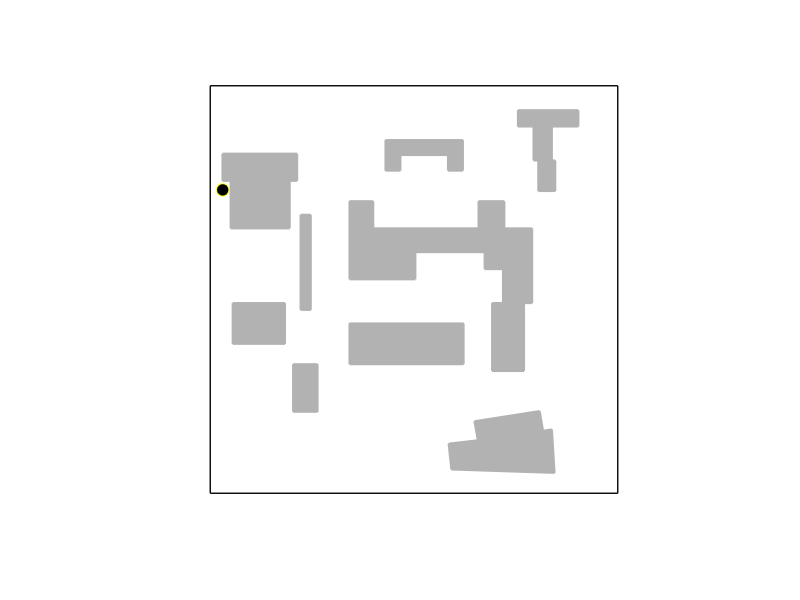

MATLAB code to generate this figure: (Note: this script raises an error after producing the figure.)
%
%=========VisiLibity Demonstration Script=========
%
%This script uses the the MEX-files generated from 
%visibility_polygon.cpp and in_environment.cpp.  Follow 
%the instructions in the respective .cpp files to create
%these MEX-files before running this script. A graphical
%representation of the supplied environment file 
%example1.environment is dislplayed and the user can
%then select points (must be in the environment) with
%the mouse and the visibility polygon of that point will
%be computed and plotted over the environment.
%


%Clear the desk
clear all; close all; clc;
format long;


%Robustness constant
epsilon = 0.000000001;


%Snap distance (distance within which an observer location will be snapped to the
%boundary before the visibility polygon is computed)
snap_distance = 0.05;


%Read environment geometry from file
%environment = read_vertices_from_file('./example1.environment');


% define the environment by hand.
environment = cell(1,10);
environment{1,1} = [0, 0; 9, 0; 9, 9; 0, 9]; % the boundary of the environment, clockwise order
% for all the obstacles, should be counter clockwise order
environment{1,2} = [0.45, 6.9; 0.27, 6.9; 0.27, 7.5; 1.92, 7.5; 1.92, 6.9; 1.755, 6.9; 1.755, 5.85; 0.45, 5.85]; 
environment{1,3} = [0.495, 3.3; 0.495, 4.2; 1.65, 4.2; 1.65, 3.3];
environment{1,4} = [1.995, 6.15; 2.22, 6.15; 2.22, 4.05;  1.995, 4.05];
environment{1,5} = [1.83, 2.85; 2.37, 2.85; 2.37, 1.8; 1.83, 1.8];
environment{1,6} = [3.87, 7.8; 5.58, 7.8; 5.58, 7.125; 5.25, 7.125; 5.25, 7.47; 4.2, 7.47; 4.2, 7.125; 3.87, 7.125];
environment{1,7} = [6.795, 8.46; 8.13, 8.46; 8.13, 8.1; 7.545, 8.1; 7.545, 7.35; 7.62, 7.35; 7.62, 6.675;...
    7.245, 6.675; 7.245, 7.35; 7.14, 7.35; 7.14, 8.1; 6.795, 8.1]; 
environment{1,8} = [3.075, 3.75; 5.595, 3.75; 5.595, 2.85; 3.075, 2.85];
environment{1,9} = [5.265, 1.095; 5.91, 1.17; 5.835, 1.59; 7.275, 1.815; 7.35, 1.38; 7.545, 1.41;...
    7.605, 0.45; 5.325, 0.525]; 
environment{1,10} =[3.075, 6.45; 3.6, 6.45; 3.6, 5.85; 5.925, 5.85; 5.925, 6.45; 6.495,6.45; 6.495, 5.85;...
    7.11, 5.85; 7.11, 4.2; 6.93, 4.2;  6.93, 2.7; 6.225, 2.7; 6.225, 4.2;  6.465, 4.2; 6.465, 4.95; 6.06, 4.95;...
    6.06, 5.325;  4.53, 5.325;  4.53, 4.725; 3.075, 4.725];


%we first calculate the area of the obstacle all the visibility regiion

envi_binary = cell(1,9); 
envi_area = zeros(1,9); 
global All_visi poly_large

%how many times we enlarge the polygon
poly_large = 10; 

for i = 1 : 9 
    %calculate the binary of the environment, 100 times  
    envi_binary{i} = poly2mask(poly_large*[environment{1,i+1}(:,1); environment{1,i+1}(1,1)], ...
        poly_large*[environment{1,i+1}(:,2); environment{1,i+1}(1,2)], 9*poly_large, 9*poly_large); 
    envi_area(1,i) = bwarea(envi_binary{i})/(poly_large^2); 
    
end
sum_envi_area = sum(envi_area); 
All_visi = 9*9-sum_envi_area; 



%Calculate a good plot window (bounding box) based on outer polygon of environment
environment_min_x = min(environment{1}(:,1));
environment_max_x = max(environment{1}(:,1));
environment_min_y = min(environment{1}(:,2));
environment_max_y = max(environment{1}(:,2));
X_MIN = environment_min_x-0.1*(environment_max_x-environment_min_x);
X_MAX = environment_max_x+0.1*(environment_max_x-environment_min_x);
Y_MIN = environment_min_y-0.1*(environment_max_y-environment_min_y);
Y_MAX = environment_max_y+0.1*(environment_max_y-environment_min_y);


%Clear plot and form window with desired properties
clf; set(gcf,'position',[200 500 700 600]); hold on;
axis equal; axis off; axis([X_MIN X_MAX Y_MIN Y_MAX]);


%Plot Environment
patch( environment{1}(:,1) , environment{1}(:,2) , 0.1*ones(1,length(environment{1}(:,1)) ) , ...
       'w' , 'linewidth' , 1.0 );
for i = 2 : size(environment,2)
    patch( environment{i}(:,1) , environment{i}(:,2) , 0.1*ones(1,length(environment{i}(:,1)) ) , ...
           'k' , 'EdgeColor' , [0.7 0.7 0.7] , 'FaceColor' , [0.7 0.7 0.7] , 'linewidth' , 1.5 );
end

% fix the initial setting of sensors' positions
%we need to select 5 from 8 sensors to turn them on
global N M 
N = 10; 
M = 5; %choose five
observer = []; 
V = cell(1,N); 
vis_binary = cell(1,N);
vis_area = zeros(1,N);
pr_sensor = zeros(1,N); 


% % Randomly generate 8 available obaservaers within [0 8.85]*[0  8.85]
% while length(observer)< N
%      ran_x = 9 * rand(1); 
%      ran_y = 9 * rand(1); 
%      if ~in_environment( [ran_x ran_y] , environment , epsilon )    
%      else
%       observer = [observer; ran_x ran_y]; 
%      end
% end



% manually select some good coordinates for the observers to make sure less
% redundant overlapping.
observer = [0.275 6.7; 1.40 5.05; 5.2 7.3; 4.96 5.25; 7.3 0.18; ...
5.0 2.5; 7.368 6.554; 7.534 8.74; 1.5 2.3; 3 5.37];

[~,idx] = sort(observer(:,1)); % sort just the first column
observer = observer(idx,:);   % sort the whole matrix using the sort indices


for i = 1 : N
    %Plot the observers
    %if i ~= 1 &&  i  ~= 2
    plot3( observer(i,1) , observer(i,2) , 0.3 , ...
           'o' , 'Markersize' , 9 , 'MarkerEdgeColor' , 'y' , 'MarkerFaceColor' , 'k' );  
    %end   
    %Compute and plot visibility polygon  
    V{1,i} = visibility_polygon( [observer(i,1) observer(i,2)] , environment , epsilon , snap_distance );
    
    %enlarge the polygon by 100 times, so that we can get more accaurate
    %areas. Actually, the larger the more acturate
    vis_binary{1, i} = poly2mask(poly_large*[V{1,i}(:,1); V{1,i}(1,1)], ...
        poly_large*[V{1,i}(:,2); V{1,i}(1,2)], 9*poly_large,9*poly_large);
    %Note that we need to divided it by 10000 so that we can get the true
    %original area
    vis_area(1, i) = bwarea(vis_binary{1, i})/(poly_large^2);
    
    % each sensor successful turn on rate, the more the sensor can see the
    % larger it will fail. pr_sensor is the survival rate.
    pr_sensor(1, i ) = 1- vis_area(1, i)/(All_visi/2); 
    
   
end   


%the upper bound for tau is Visi_region. 

% set an alpha alpha \in (0, 1] user defined probability threshold.
% alpha can chosen
%alpha = 0.05; 

% the separation for tau
delta = 0.1; 
 
%% CVaR + greedy

% the sampling times for approximating CVaR
n_s = 500; 


 i = 2; 
 for alpha = 0.05 : 0.3 : 1
%alpha = 0.35; 
% CVaR + greedy
[cvar_gre_set, cvar_gre_hvalue, n_sen_dis] = ...
    CVaR_greedy(vis_binary, alpha, delta, pr_sensor, n_s);

figure (i)
plot(n_sen_dis(:,1), n_sen_dis(:,2), 'r+')  

 i = i +1;
 end


%%store alpha and the associated data
%cvar_gre_hvalue_area_prob = [];

% % Collect the cvar + greedy data 
% cvar_gre_hvalue_area_prob = [cvar_gre_hvalue_area_prob; [alpha, cvar_gre_hvalue, ...
%     area_p_dis]]; 

% %cvar+greedy
% figure (5)
% plot(cvar_gre_hvalue_area_prob(:,1), cvar_gre_hvalue_area_prob(:,2), 'r*'); hold on
% 
% figure (6)
% plot(cvar_gre_hvalue_area_prob(:,1), cvar_gre_hvalue_area_prob(:,3), 'bo'); hold on
% 
% figure (7)
% plot(cvar_gre_hvalue_area_prob(:,1), cvar_gre_hvalue_area_prob(:,4), 'm+'); hold on

 %% *** cvar optimal ***
 % the sampling times for approximating CVaR
n_s = 500; 


i = 2; 
for alpha = 0.05 : 0.3 : 1
%alpha = 0.05; 
% opt + greedy
[cvar_opt_set, cvar_opt_hvalue, n_sen_dis] = ...
    CVaR_optimal(vis_binary, alpha, delta, pr_sensor, n_s);

figure (i)
plot(n_sen_dis(:,1), n_sen_dis(:,2), 'r+')  

i = i +1;
end

% cvar_opt_value_area_pro = [];
% % % cvar+ opt
% [cvar_opt_set, cvar_opt_value, probability_sensor] = ...
%     CVaR_optimal(vis_binary, alpha, delta, n_s); 
%  
% cvar_opt_value_area_pro = [cvar_opt_value_area_pro; [alpha, cvar_opt_value, ...
%     cvar_opt_area_temp, cvar_opt_p_temp]];   
% 
% %cvar + opt
% figure (5)
% plot(cvar_opt_value_area_pro(:,1), cvar_opt_value_area_pro(:,2), 'r*'); hold on
% 
% figure (6)
% plot(cvar_opt_value_area_pro(:,1), cvar_opt_value_area_pro(:,3), 'bo'); hold on
% 
% figure(7)
% plot(cvar_opt_value_area_pro(:,1), cvar_opt_value_area_pro(:,4), 'm+'); hold on

%% ***expectation + greedy***
n_s = 2000; 
% expt_gre_set_store = []; 
% for n_s = 1000 : 100: 3000
% 
%  [expt_gre_set, expt_gre_value, expt_gre_uarea, expt_gre_uprob]...
%      = expectation_greedy(vis_binary, pr_sensor, n_s); 
%  
%  expt_gre_set_store = [expt_gre_set_store; expt_gre_set]; 
% end

[expt_gre_set, expt_gre_value,...
    n_sen_dis]  = expectation_greedy(vis_binary, pr_sensor, n_s);

figure (9)

plot(n_sen_dis(:,1), n_sen_dis(:,2), 'r+')  

%% ***expectation + optimal***


% [expt_opt_area_temp, expt_opt_p_temp] = union_area_p(expt_opt_set, vis_binary, pr_sensor); 


% %Plot the observers
% plot3( observer(1,1) , observer(1,2) , 0.3 , ...
%            'o' , 'Markersize' , 9 , 'MarkerEdgeColor' , 'y' , 'MarkerFaceColor' , 'r' );  

% patch( V{2}(:,1) , V{2}(:,2) , 0.1*ones( size(V{2},1) , 1 ) , ...
%         'w',   'EdgeColor' , 'None',   'FaceColor' , [0.9, 0.5, 0.44] , 'linewidth' , 1.0 ); 
